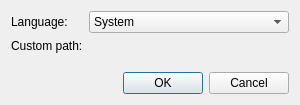
<?xml version="1.0" encoding="UTF-8"?>
<ui version="4.0">
 <class>Otter::LocaleDialog</class>
 <widget class="QDialog" name="Otter::LocaleDialog">
  <property name="geometry">
   <rect>
    <x>0</x>
    <y>0</y>
    <width>300</width>
    <height>105</height>
   </rect>
  </property>
  <property name="windowTitle">
   <string>Switch Application Language</string>
  </property>
  <layout class="QVBoxLayout" name="verticalLayout">
   <item>
    <layout class="QFormLayout" name="formLayout">
     <item row="0" column="0">
      <widget class="QLabel" name="languageLabel">
       <property name="text">
        <string>Language:</string>
       </property>
       <property name="buddy">
        <cstring>languageComboBox</cstring>
       </property>
      </widget>
     </item>
     <item row="1" column="0">
      <widget class="QLabel" name="customLabel">
       <property name="text">
        <string>Custom path:</string>
       </property>
       <property name="buddy">
        <cstring>customFilePathWidget</cstring>
       </property>
      </widget>
     </item>
     <item row="0" column="1">
      <widget class="QComboBox" name="languageComboBox">
       <item>
        <property name="text">
         <string>System</string>
        </property>
       </item>
       <item>
        <property name="text">
         <string>Custom</string>
        </property>
       </item>
      </widget>
     </item>
     <item row="1" column="1">
      <widget class="Otter::FilePathWidget" name="customFilePathWidget" native="true">
       <property name="enabled">
        <bool>false</bool>
       </property>
      </widget>
     </item>
    </layout>
   </item>
   <item>
    <spacer name="verticalSpacer">
     <property name="orientation">
      <enum>Qt::Vertical</enum>
     </property>
    </spacer>
   </item>
   <item>
    <widget class="QDialogButtonBox" name="buttonBox">
     <property name="orientation">
      <enum>Qt::Horizontal</enum>
     </property>
     <property name="standardButtons">
      <set>QDialogButtonBox::Cancel|QDialogButtonBox::Ok</set>
     </property>
    </widget>
   </item>
  </layout>
 </widget>
 <customwidgets>
  <customwidget>
   <class>Otter::FilePathWidget</class>
   <extends>QWidget</extends>
   <header>src/ui/FilePathWidget.h</header>
   <container>1</container>
  </customwidget>
 </customwidgets>
 <resources/>
 <connections>
  <connection>
   <sender>buttonBox</sender>
   <signal>accepted()</signal>
   <receiver>Otter::LocaleDialog</receiver>
   <slot>accept()</slot>
   <hints>
    <hint type="sourcelabel">
     <x>248</x>
     <y>254</y>
    </hint>
    <hint type="destinationlabel">
     <x>157</x>
     <y>274</y>
    </hint>
   </hints>
  </connection>
  <connection>
   <sender>buttonBox</sender>
   <signal>rejected()</signal>
   <receiver>Otter::LocaleDialog</receiver>
   <slot>reject()</slot>
   <hints>
    <hint type="sourcelabel">
     <x>316</x>
     <y>260</y>
    </hint>
    <hint type="destinationlabel">
     <x>286</x>
     <y>274</y>
    </hint>
   </hints>
  </connection>
 </connections>
</ui>
